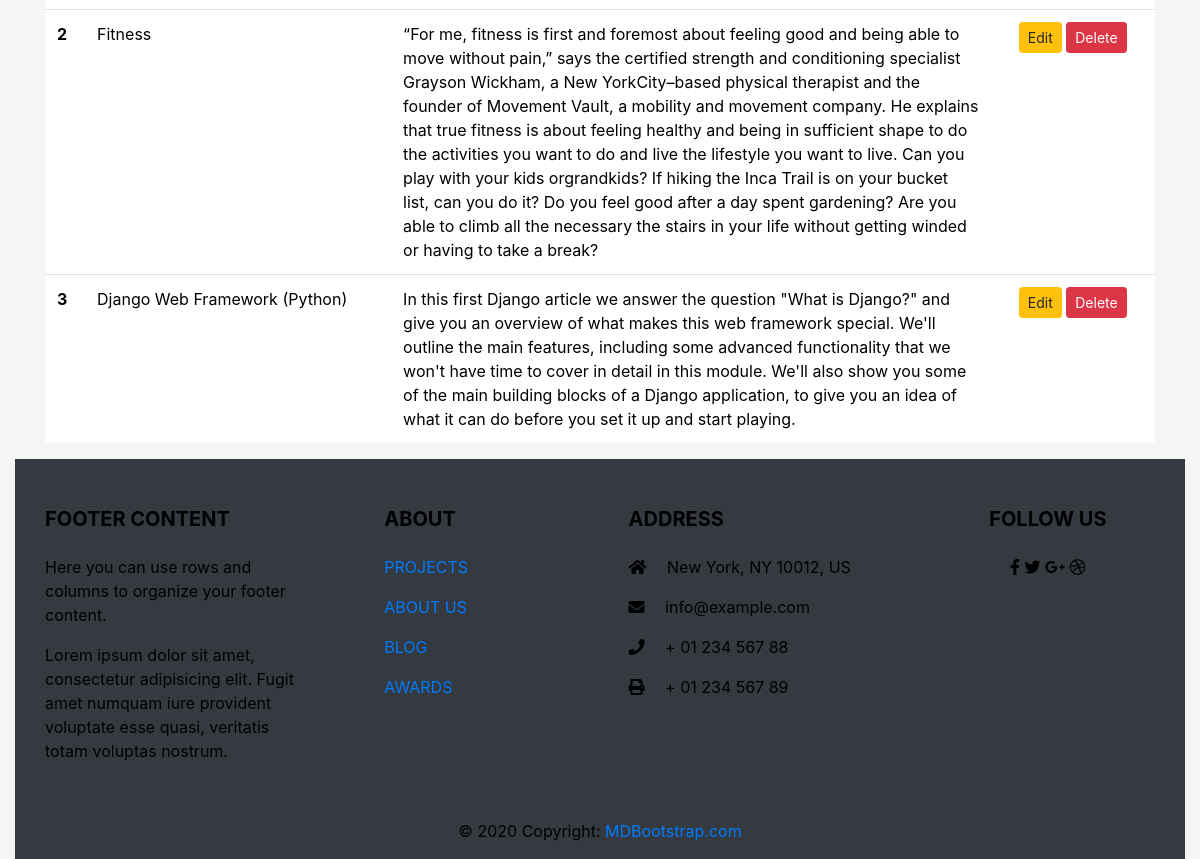
Page /dashboard/ (signed in, lower part) on the earlier database version.
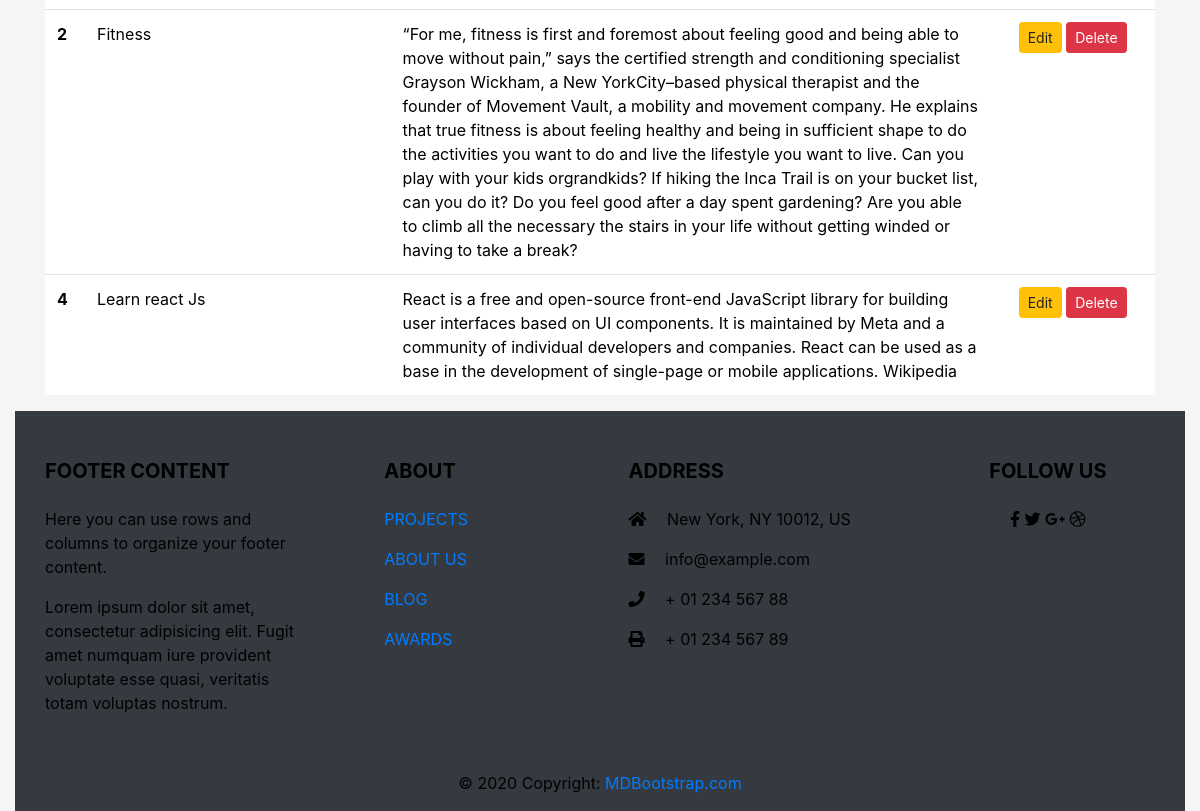
Same page on the later database version.
### posts/models.py (models this page shows, shortened)
class Post(models.Model):
    title = models.CharField(max_length=100)
    body = models.TextField()
    img = models.ImageField(upload_to ='uploads/', blank=True, null = True)
    last_modified = models.DateTimeField(auto_now=True , blank=True)
    created_at = models.DateTimeField(auto_now_add=True , blank=True)

### posts/views.py (the view)
# urls.py: path('dashboard/', views.dashboard, name = 'dashboard'),
def dashboard(request):
    if request.user.is_authenticated:
        post= Post.objects.all()
        user = request.user
        full_name = user.get_full_name()
        gps = user.groups.all()
        context = {
            'post':post,
            'full_name': full_name,
            'groups': gps
        }
        return render(request, "posts/dashboard.html", context)
    else:
        return HttpResponseRedirect('/login/')

### templates/posts/dashboard.html (shortened to what this page needs)
{% extends 'posts/base.html' %}
{% load static %}
{% block content %}
<div class="col-sm-12">
  {% if post %}
  <table class="table table-hover bg-white">
    <tbody>
      {% for p in post %}
      <tr>
        <th scope="now">{{p.id}}</th>
        <td>{{p.title}}</td>
        <td>{{p.body}}</td>
        <td class="text-center"><a href="{% url 'updatepost' p.id %}" class="btn btn-warning btn-sm">Edit</a>
          {% if perms.post.delete_post %}
          <form action="{% url 'deletepost' p.id %}" method="post" class="d-inline">{% csrf_token %}
            <input type="submit" class="btn btn-danger btn-sm" value="Delete">
          </form>
          {% endif %}
        </td>
      </tr>
      {% endfor %}
    </tbody>
  </table>
  {% endif %}
</div>
{% endblock content %}

Differences in the rows shown:
removed Post: id "3", title "Django Web Framework (Python)", body "In this first Django article we answer the question \"What is Django?\" and give you an overview of what makes this web framework special. We'll outline the main features, including some advanced functionality that we won't have time to cover in detail in this module. We'll also show you some of the main building blocks of a Django application, to give you an idea of what it can do before you set it up and start playing."
added Post: id "4", title "Learn react Js", body "React is a free and open-source front-end JavaScript library for building user interfaces based on UI components. It is maintained by Meta and a community of individual developers and companies. React can be used as a base in the development of single-page or mobile applications. Wikipedia"
